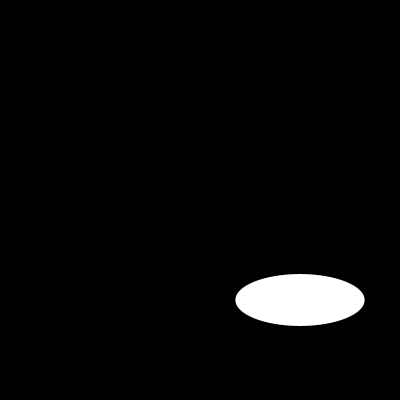
Frame 1 (no input)
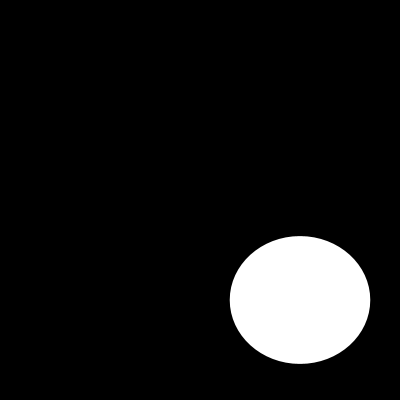
Frame 60 (the mouse pressed at the canvas centre just before this capture)
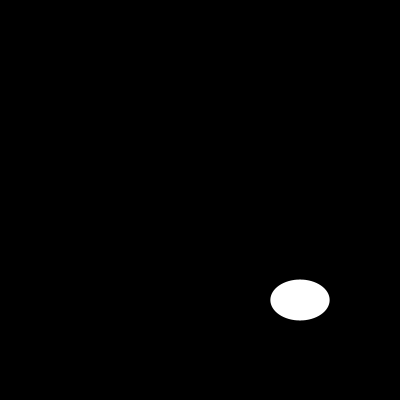
Frame 120 (the mouse held since frame 60 and released just before this capture)

The Processing sketch that drew these frames (run headless with seeded random() and noise(); from frame 60 on, the mouse is pressed at the canvas centre):

// Processing sketch: sketch_171202i
// ── sketch_171202i.pde
void setup(){
    size(400, 400);
    noStroke();

    ellipseMode(CENTER);
    smooth();
}

void draw(){
    background(0);
    float i=random(200);
    float j=random(200);
    ellipse(300,300,i,j);
}
